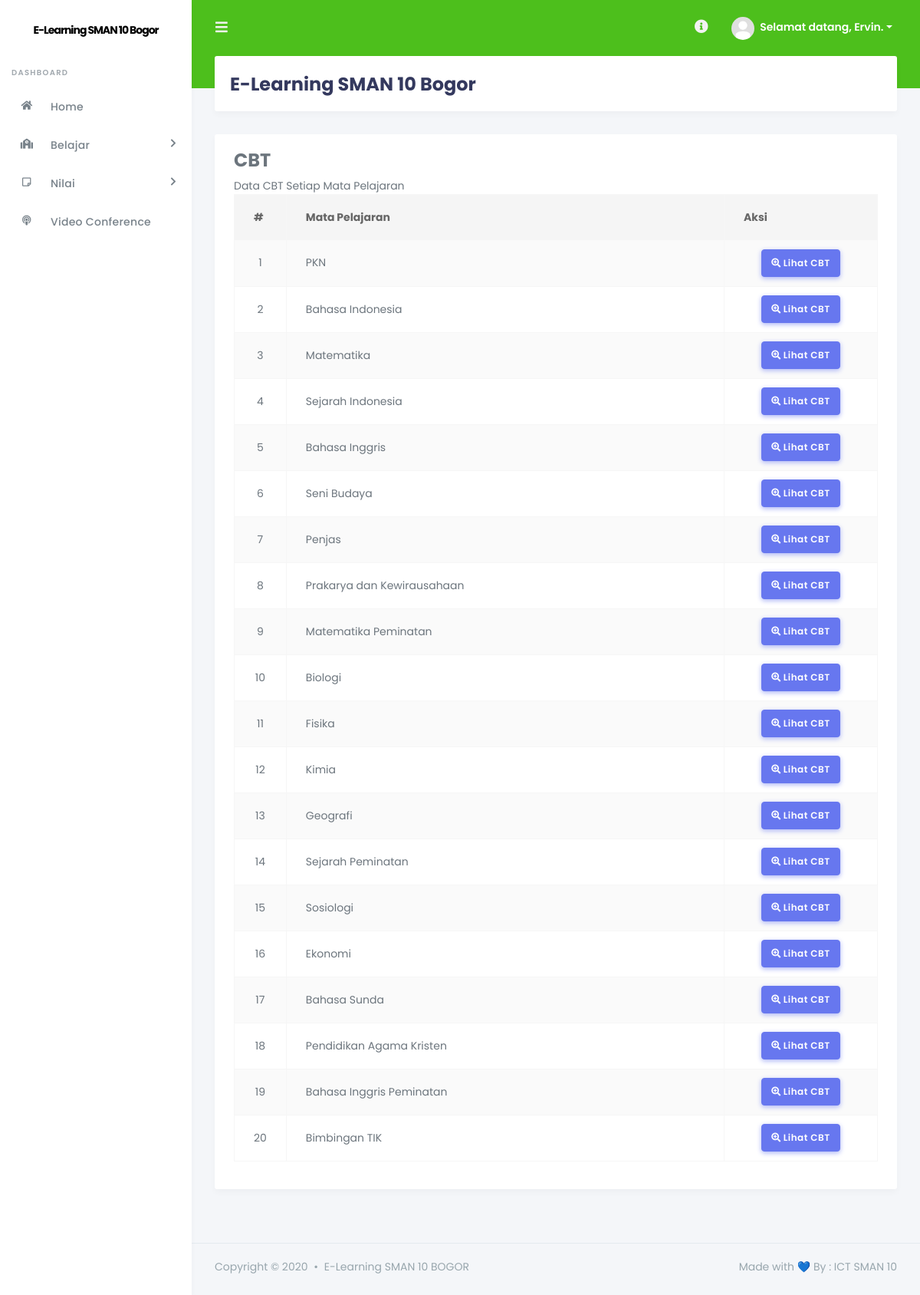
The page /?page=quiz (signed in) on the database its author committed.
### tables this page shows
CREATE TABLE `tb_siswa` (
  `id_siswa` int(11) NOT NULL,
  `nis` varchar(20) NOT NULL,
  `nama_lengkap` varchar(50) NOT NULL,
  `tempat_lahir` varchar(20) NOT NULL,
  `tgl_lahir` date NOT NULL,
  `jenis_kelamin` enum('L','P') NOT NULL,
  `agama` varchar(20) NOT NULL,
  `alamat` text NOT NULL,
  `id_kelas` varchar(5) NOT NULL,
  `thn_masuk` int(5) NOT NULL,
  `foto` varchar(100) NOT NULL,
  `username` varchar(40) NOT NULL,
  `password` varchar(40) NOT NULL,
  `pass` varchar(40) NOT NULL,
  `status` enum('aktif','tidak aktif') NOT NULL
);

CREATE TABLE `tb_mapel` (
  `id` int(11) NOT NULL,
  `kode_mapel` varchar(10) NOT NULL,
  `mapel` varchar(100) NOT NULL
);

### inc/quiz.php (the view, shortened to what this page needs)
<?php
$no = 1;
if (@$_GET['action'] != 'kerjakansoal') { ?>
<div class="row">
    <div class="col-md-12">
        <h4 class="page-head-line">CBT</h4>
    </div>
</div>
<?php
}
if (@$_GET['action'] == '') { ?>
	<div class="row">
	    <div class="col-md-12">
	        <div class="panel panel-default">
	            <div class="panel-heading">Data CBT Setiap Mata Pelajaran</div>
	            <div class="panel-body">
	                <div class="table-responsive">
	                    <table class="table table-striped table-bordered table-hover">
	                        <thead>
	                            <tr>
	                                <th>#</th>
	                                <th>Mata Pelajaran</th>
	                                <th>Aksi</th>
	                            </tr>
	                        </thead>
	                        <tbody>
	                        <?php
                            $sql_mapel = mysqli_query($db, "SELECT * FROM tb_mapel") or die($db->error);
                            while ($data_mapel = mysqli_fetch_array($sql_mapel)) { ?>
	                            <tr>
	                                <td width="40px" align="center"><?php echo $no++; ?></td>
	                                <td><?php echo $data_mapel['mapel']; ?></td>
	                                <td width="200px" align="center">
	                                	<a href="?page=quiz&action=daftartopik&id_mapel=<?php echo $data_mapel['id']; ?>" class="btn btn-icon icon-left btn-primary"><i class="fas fa-search-plus"></i>Lihat CBT</a>
	                                </td>
	                            </tr>
	                        	<?php
                            } ?>
	                        </tbody>
	                    </table>
	                </div>
	            </div>
	        </div>
	    </div>
	</div>
	<?php
}
?>

### index.php (shortened to what this page needs)
<?php
include "+koneksi.php";
if (!@$_SESSION['siswa']) {
    if (@$_GET['hal'] == 'daftar') {
        include "register.php";
    } else {
        include "login.php";
    }
} else { ?>
<!DOCTYPE html>
<html>
<head>
    <link rel="stylesheet" href="https://stackpath.bootstrapcdn.com/bootstrap/4.4.1/css/bootstrap.min.css">
    <link rel="stylesheet" href="https://use.fontawesome.com/releases/v5.7.2/css/all.css">
    <link href="https://cdn.datatables.net/1.10.21/css/dataTables.bootstrap4.min.css" rel="stylesheet">
    <link rel="stylesheet" href="https://cdn.datatables.net/buttons/1.6.2/css/buttons.dataTables.min.css">
    <link rel="stylesheet" href="https://cdnjs.cloudflare.com/ajax/libs/twitter-bootstrap/4.1.3/css/bootstrap.css">
    <link href="http://cdnjs.cloudflare.com/ajax/libs/summernote/0.8.9/summernote.css" rel="stylesheet">
    <link rel="stylesheet" href="stisla/assets/css/style.css">
    <link rel="stylesheet" href="stisla/assets/css/components.css">
<?php
$sql_terlogin = mysqli_query($db, "SELECT * FROM tb_siswa JOIN tb_kelas ON tb_siswa.id_siswa = '$_SESSION[siswa]' AND tb_kelas.id_kelas = tb_siswa.id_kelas") or die($db->error);
$data_terlogin = mysqli_fetch_array($sql_terlogin);
?>
  </head>
  <body>
<div id="app">
  <div class="main-wrapper">
    <div class="navbar-bg"></div>
    <nav class="navbar navbar-expand-lg main-navbar">
      <form class="form-inline mr-auto">
        <ul class="navbar-nav mr-3">
          <li><a href="#" data-toggle="sidebar" class="nav-link nav-link-lg"><i class="fas fa-bars"></i></a></li>
        </ul>
      </form>
      <ul class="navbar-nav navbar-right">
        <li class="dropdown dropdown-list-toggle"><a href="#" data-toggle="dropdown" class="nav-link nav-link-lg message"><i class="fas fa-info-circle"></i></a>
        </li>
        <li class="dropdown"><a href="#" data-toggle="dropdown" class="nav-link dropdown-toggle nav-link-lg nav-link-user">
          <img alt="image" src="img/foto_siswa/<?php echo $data_terlogin['foto']; ?>" class="rounded-circle mr-1">
          <div class="d-sm-none d-lg-inline-block">Selamat datang, <?php echo ucfirst($data_terlogin['username']); ?>.</div></a>
        </li>
      </ul>
    </nav>
    <div class="main-sidebar">
      <aside id="sidebar-wrapper">
        <div class="sidebar-brand">
          <a href="./">E-Learning SMAN 10 Bogor</a>
        </div>
        <ul class="sidebar-menu">
            <li class="menu-header">Dashboard</li>
            <li><a class="nav-link" href="./"><i class="fas fa-home"></i> <span>Home</span></a></li>
            <li class="nav-item dropdown">
              <a href="#" class="nav-link has-dropdown"><i class="fas fa-school"></i><span>Belajar</span></a>
        </li>
            <li class="nav-item dropdown">
              <a href="#" class="nav-link has-dropdown"><i class="far fa-sticky-note"></i><span>Nilai</span></a>
        </li>
            <li><a class="nav-link" href="?page=meet"><i class="fas fa-podcast"></i> <span>Video Conference</span></a></li>
          </ul>
      </aside>
    </div>
    <div class="main-content">
      <section class="section">
        <div class="section-header">
          <h1>E-Learning SMAN 10 Bogor</h1>
        </div>
        <div class="section-body">
          <div class="card-wrap">
          <div class="row">
            <div class="col-12">
              <div class="card">
          <div class="card-body">
          <?php
          if (@$_GET['page'] == '') {
              include "inc/beranda.php";
          } elseif (@$_GET['page'] == 'quiz') {
              include "inc/quiz.php";
          } elseif (@$_GET['page'] == 'tugas') {
              include "inc/tugas.php";
          } elseif (@$_GET['page'] == 'nilai') {
              include "inc/nilai.php";
          } elseif (@$_GET['page'] == 'nilaitugas') {
              include "inc/nilai_tugas.php";
          } elseif (@$_GET['page'] == 'materi') {
              include "inc/materi.php";
          } elseif (@$_GET['page'] == 'pengumuman') {
              include "inc/pengumuman.php";
          } elseif (@$_GET['page'] == 'presensi') {
              include "inc/presensi.php";
            } elseif (@$_GET['page'] == 'meet') {
                include "inc/meet.php";
            } elseif (@$_GET['page'] == 'room1') {
                include "vcon/iframe/iframe-room1.php";
            } elseif (@$_GET['page'] == 'room2') {
                include "vcon/iframe/iframe-room2.php";
            } elseif (@$_GET['page'] == 'room3') {
                include "vcon/iframe/iframe-room3.php";
            } elseif (@$_GET['page'] == 'room4') {
                include "vcon/iframe/iframe-room4.php";
          } else {
              echo "<div class='col-xs-12'><div class='alert alert-danger'>[404] Halaman tidak ditemukan! Silahkan pilih menu yang ada!</div></div>";
          } ?>
        </div>
        </div>
      </div>
    </div>
        </div>
      </section>
    </div>
    <footer class="main-footer">
      <div class="footer-left">
        Copyright &copy; 2020 <div class="bullet"></div> E-Learning SMAN 10 BOGOR
      </div>
      <div class="footer-right">
        Made with 💙 By : ICT SMAN 10
      </div>
    </footer>
  </div>
</div>
</body>
</html>
<?php
}
?>

### rows shown on the page
tb_siswa: foto (picture), username "Ervin"
tb_mapel: mapel "PKN"
tb_mapel: mapel "Bahasa Indonesia"
tb_mapel: mapel "Matematika"
tb_mapel: mapel "Sejarah Indonesia"
tb_mapel: mapel "Bahasa Inggris"
tb_mapel: mapel "Seni Budaya"
tb_mapel: mapel "Penjas"
tb_mapel: mapel "Prakarya dan Kewirausahaan"
tb_mapel: mapel "Matematika Peminatan"
tb_mapel: mapel "Biologi"
tb_mapel: mapel "Fisika"
tb_mapel: mapel "Kimia"
tb_mapel: mapel "Geografi"
tb_mapel: mapel "Sejarah Peminatan"
tb_mapel: mapel "Sosiologi"
tb_mapel: mapel "Ekonomi"
tb_mapel: mapel "Bahasa Sunda"
tb_mapel: mapel "Pendidikan Agama Kristen"
tb_mapel: mapel "Bahasa Inggris Peminatan"
tb_mapel: mapel "Bimbingan TIK"
